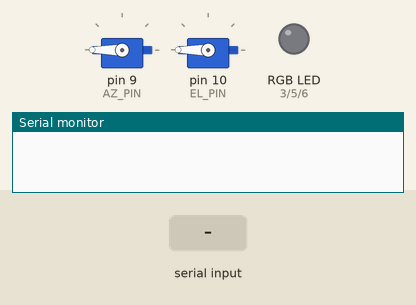
This program was run on a simulated Arduino Nano, built with avr-gcc and run on an emulated ATmega328P. Parts: 2 × servo, an RGB LED mixed from three pins (HIGH = lit), the last lines printed to the serial monitor. Inputs (shaded band) come from the test bench. Dim RGB values are drawn brighter than linear.

Above: at 1.2 s.
1.3 s: "colr,150\n" received over Serial
At 1.9 s:
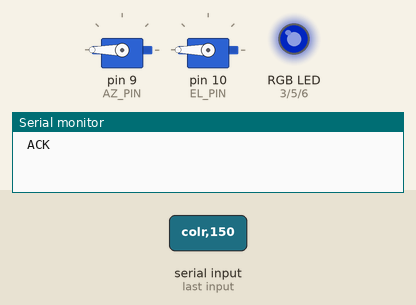
2.8 s: "colr,45\n" received over Serial
At 4.2 s:
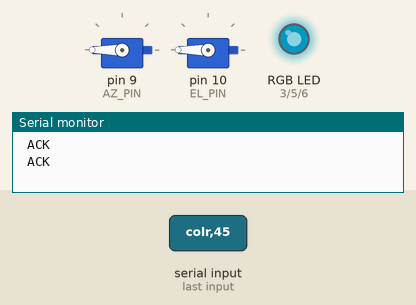
Timing chart, 0 to 5.8 s (numbered marks = the images above; inputs shaded):
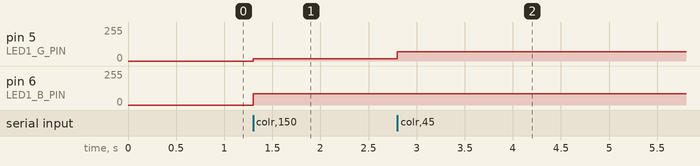

The program:

main.cpp
```cpp
#include <Arduino.h>
#include <Servo.h>

// Servo objects
Servo azServo;
Servo elServo;

// Pin Definitions
const int AZ_PIN = 9;
const int EL_PIN = 10;

// LED Pin Definitions
// LED1: R-Pin 3, G-Pin 5, B-Pin 6 (All PWM)
const int LED1_R_PIN = 3; // PWM pin
const int LED1_G_PIN = 5; // PWM pin
const int LED1_B_PIN = 6; // PWM pin


// Serial Parsing
String inputBuffer = "";

void setup() {
    // Attach servos to their respective pins
    azServo.attach(AZ_PIN);
    elServo.attach(EL_PIN);

    // Prevent heap fragmentation by reserving space for the command buffer
    inputBuffer.reserve(25);

    // Initialize LED pins as outputs
    // For PWM pins (3, 5, 6), analogWrite will set them as OUTPUT automatically.
    pinMode(LED1_R_PIN, OUTPUT);
    pinMode(LED1_G_PIN, OUTPUT);
    pinMode(LED1_B_PIN, OUTPUT);

    // Initialize serial communication at 115200 baud
    Serial.begin(115200);

    // Initial position: North at 0 elevation, and turn off LEDs
    azServo.write(180); // Initial position adjusted for reversed mounting
    elServo.write(180); // Adjusted for reversed mounting

    // Turn off both LEDs initially (Black)
    analogWrite(LED1_R_PIN, 0);
    analogWrite(LED1_G_PIN, 0);
    analogWrite(LED1_B_PIN, 0);
}

// Helper to convert a single hex digit to 8-bit PWM value
int hexToPWM(char c) {
    if (c >= '0' && c <= '9') return (c - '0') * 17;
    if (c >= 'a' && c <= 'f') return (c - 'a' + 10) * 17;
    if (c >= 'A' && c <= 'F') return (c - 'A' + 10) * 17;
    return 0;
}

/**
 * Transforms 0-359 Azimuth and 0-90 Elevation into servo-safe angles.
 * Handles the reciprocal flip if Azimuth exceeds 179 degrees.
 */
void updateServoPositions(int az, int el) {
    int finalAz;
    int finalEl;

    if (az <= 179) {
        // Normal range
        finalAz = 180 - az; // Reversed for upside-down mount
        finalEl = 180 - el; // Reversed for inverted mount
    } else {
        // Reciprocal range: 180-359
        // Point azimuth to opposite side and flip elevation over the top
        finalAz = 180 - (az - 180); // Reversed for upside-down mount
        finalEl = el; // Double inversion (180 - (180 - el)) simplifies to el
    }

    // Constraint checks to prevent servo strain
    finalAz = constrain(finalAz, 0, 180);
    finalEl = constrain(finalEl, 0, 180);

    azServo.write(finalAz);
    elServo.write(finalEl);
}

void processCommand(String cmd) {
    // Expected format: azelXXX,YY
    if (cmd.startsWith("azel") && cmd.length() >= 10) {
        int commaIndex = cmd.indexOf(',');
        if (commaIndex != -1) {
            int az = cmd.substring(4, commaIndex).toInt();
            int el = cmd.substring(commaIndex + 1).toInt();

            updateServoPositions(az, el);
            Serial.print(" ACK\n");
        }
    } else if (cmd.startsWith("colr") && cmd.length() >= 7) {
        // Format: colrRGB (where R, G, B are single hex digits)
        analogWrite(LED1_R_PIN, hexToPWM(cmd.charAt(4)));
        analogWrite(LED1_G_PIN, hexToPWM(cmd.charAt(5)));
        analogWrite(LED1_B_PIN, hexToPWM(cmd.charAt(6)));
        Serial.print(" ACK\n");
    }
}

void loop() {
    while (Serial.available() > 0) {
        char c = Serial.read();

        if (c == '\n' || c == '\r') {
            if (inputBuffer.length() > 0) {
                processCommand(inputBuffer);
                inputBuffer = ""; // Clear buffer for next command
            }
        } else {
            inputBuffer += c;
        }

        // Safety: Prevent buffer overflow if malformed data arrives
        if (inputBuffer.length() > 20) {
            inputBuffer = "";
        }
    }
}
```

Measured:
- after the input at 1.3 s, pin 5 (LED1_G_PIN): 0/255 → 17/255 at once; pin 6 (LED1_B_PIN): 0/255 → 85/255 at once
- after the input at 2.8 s, pin 5 (LED1_G_PIN): 17/255 → 68/255 at once
